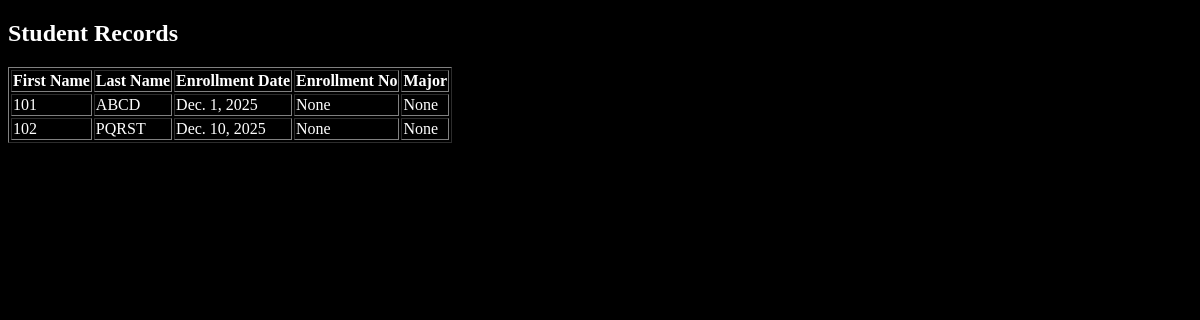
/list/, run on an earlier commit of the app's database.
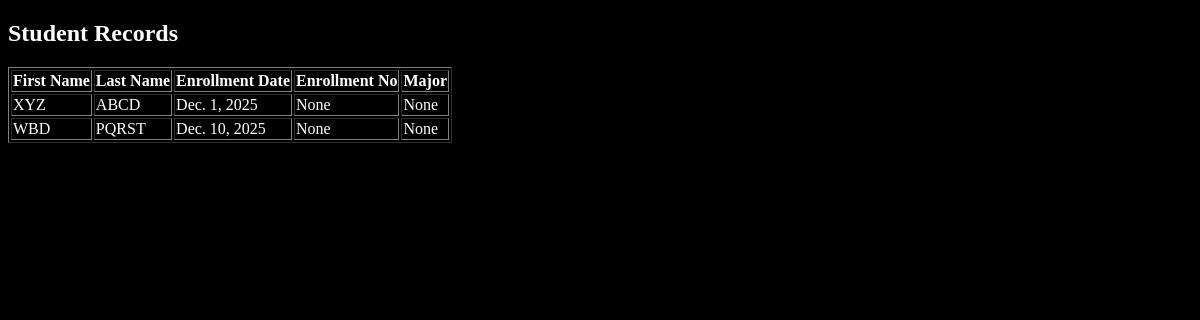
And on a later commit of the database.
### testModels/models.py (models this page shows)
class Student(models.Model):
    first_name = models.CharField(max_length=30)
    last_name = models.CharField(max_length=30)
    enrollment_date = models.DateField()
    enrollment_number = models.CharField(max_length=50, null=True, blank=True)
    major = models.CharField(max_length=50, null=True, blank=True)

### testModels/views.py (the view)
# urls.py: path('list/', views.student_list, name='student_list'),
def student_list(request):
    stud_list = Student.objects.all()
    return render(request, 'student_list.html', {'students': stud_list})

### templates/student_list.html (shortened to what this page needs)
<!DOCTYPE html>
<html lang="en">
<head>
</head>
<body>
    <h2>Student Records</h2>
    <table border="1">
        <tr>
            <th>First Name</th>
            <th>Last Name</th>
            <th>Enrollment Date</th>
            <th>Enrollment No</th>
            <th>Major</th>
        </tr>
        {% for student in students %}
        <tr>
            <td>{{ student.first_name }}</td>
            <td>{{ student.last_name }}</td>
            <td>{{ student.enrollment_date }}</td>
            <td>{{ student.enrollment_number }}</td>
            <td>{{ student.major }}</td>
        </tr>
        {% endfor %}
</body>
</html>

What changed in the data, as far as the page shows it:
changed Student "ABCD": first_name "101" → "XYZ"
changed Student "PQRST": first_name "102" → "WBD"
